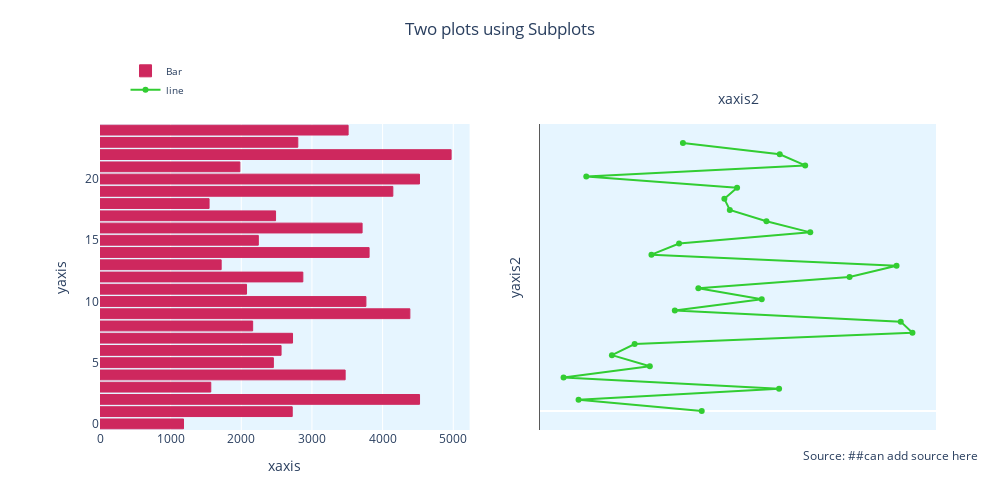

The notebook cell this image was saved under:
### Markdown cell above
## 4. Two plots using Subplots

### Code cell
from plotly.subplots import make_subplots

trace0 = go.Bar(
    x=y1,
    y=x,
    marker=dict(
        color='rgb(206,40,94)',
        line=dict(
            color='rgb(206,40,94)',
            width=1),
    ),
    name='Bar',
    orientation='h',
    )
trace1 = go.Scatter(
    x=y2,
    y=x,
    mode='lines+markers',
    line=dict(
        color='limegreen'),
    name='line',
    )

layout = dict(
    title="Two plots using Subplots",
    title_x=0.5,
    yaxis=dict(
        title_text="yaxis",
        showgrid=False,
        showline=False,
        showticklabels=True,
        domain=[0, 0.85],
    ),
    yaxis2=dict(
        title_text="yaxis2",
        showgrid=False,
        showline=True,
        showticklabels=False,
        linecolor='rgb(89,89,89)',
        linewidth=1,
        domain=[0, 0.85],
    ),
    xaxis=dict(
        title_text="xaxis",
        zeroline=False,
        showline=False,
        showticklabels=True,
        showgrid=True,
        domain=[0, 0.42],
    ),
    xaxis2=dict(
        title_text="xaxis2",
        zeroline=False,
        showline=False,
        showticklabels=True,
        showgrid=True,
        domain=[0.50, 0.95],
        side='top',
        dtick=10000000,
    ),
    legend=dict(
        x=0.029,
        y=1.038,
        font=dict(
            size=10,
        ),
    ),
    margin=dict(
        l=100,
        r=20,
        t=70,
        b=70,
    ),
    #paper_bgcolor='rgb(248, 248, 255)',
    plot_bgcolor='rgb(230, 245, 255)',
    )

fig = make_subplots(rows=1, cols=2)
fig.add_trace(trace0, row=1, col=1)
fig.add_trace(trace1, row=1, col=2)
fig['layout'].update(layout)
fig.update_layout(autosize=True,width =1000,height=500,annotations=[dict(x=1,y=-0.1,xref='paper',yref='paper',
                          text="Source: ##can add source here",showarrow=False,       
                )
            ]
        )
fig.show()

### Figure 1 — Plotly figure (JSON) as saved in the notebook; plotly's stock layout.template omitted (floating-point values rounded to 4 significant figures)
{"data": [{"marker": {"color": "rgb(206,40,94)", "line": {"color": "rgb(206,40,94)", "width": 1}}, "name": "Bar", "orientation": "h", "type": "bar", "x": [1182, 2721, 4523, 1568, 3470, 2454, 2563, 2725, 2161, 4386, 3764, 2074, 2871, 1715, 3809, 2241, 3710, 2485, 1544, 4145, 4522, 1980, 4970, 2800, 3512], "xaxis": "x", "y": [0, 1, 2, 3, 4, 5, 6, 7, 8, 9, 10, 11, 12, 13, 14, 15, 16, 17, 18, 19, 20, 21, 22, 23, 24], "yaxis": "y"}, {"line": {"color": "limegreen"}, "mode": "lines+markers", "name": "line", "type": "scatter", "x": [2536, 1181, 3387, 1016, 1965, 1548, 1798, 4854, 4725, 2240, 3196, 2499, 4162, 4679, 1983, 2287, 3730, 3248, 2845, 2785, 2925, 1266, 3674, 3394, 2329], "xaxis": "x2", "y": [0, 1, 2, 3, 4, 5, 6, 7, 8, 9, 10, 11, 12, 13, 14, 15, 16, 17, 18, 19, 20, 21, 22, 23, 24], "yaxis": "y2"}], "layout": {"annotations": [{"showarrow": false, "text": "Source: ##can add source here", "x": 1, "xref": "paper", "y": -0.1, "yref": "paper"}], "autosize": true, "height": 500, "legend": {"font": {"size": 10}, "x": 0.029, "y": 1.038}, "margin": {"b": 70, "l": 100, "r": 20, "t": 70}, "plot_bgcolor": "rgb(230, 245, 255)", "title": {"text": "Two plots using Subplots", "x": 0.5}, "width": 1000, "xaxis": {"anchor": "y", "domain": [0, 0.42], "showgrid": true, "showline": false, "showticklabels": true, "title": {"text": "xaxis"}, "zeroline": false}, "xaxis2": {"anchor": "y2", "domain": [0.5, 0.95], "dtick": 10000000, "showgrid": true, "showline": false, "showticklabels": true, "side": "top", "title": {"text": "xaxis2"}, "zeroline": false}, "yaxis": {"anchor": "x", "domain": [0, 0.85], "showgrid": false, "showline": false, "showticklabels": true, "title": {"text": "yaxis"}}, "yaxis2": {"anchor": "x2", "domain": [0, 0.85], "linecolor": "rgb(89,89,89)", "linewidth": 1, "showgrid": false, "showline": true, "showticklabels": false, "title": {"text": "yaxis2"}}}}
